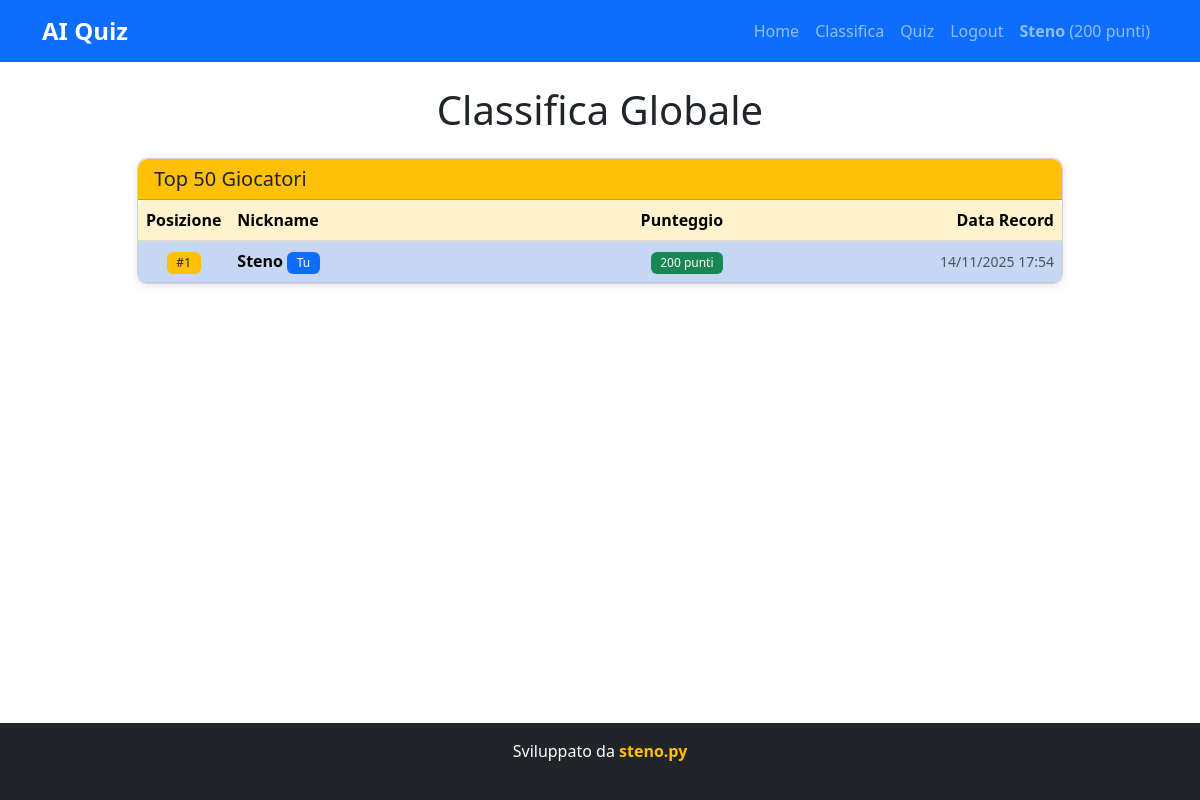
/leaderboard (signed in), run on the app's committed database.
### app/models.py (models this page shows, shortened)
class User(UserMixin, db.Model):
    __tablename__ = 'users'
    id = db.Column(db.Integer, primary_key=True)
    login = db.Column(db.String(80), unique=True, nullable=False, index=True)
    nickname = db.Column(db.String(80), unique=True, nullable=False, index=True)
    password_hash = db.Column(db.String(255), nullable=False)
    total_score = db.Column(db.Integer, default=0, nullable=False)
    record_date = db.Column(db.DateTime, default=datetime.utcnow, nullable=True)
    created_at = db.Column(db.DateTime, default=datetime.utcnow, nullable=False)
    answers = db.relationship('UserAnswer', backref='user', lazy='dynamic', cascade='all, delete-orphan')

### app/main/routes.py (the view)
@main_bp.route('/leaderboard')
def leaderboard():
    top_users = User.query.order_by(User.total_score.desc()).limit(50).all()
    return render_template('leaderboard.html', users=top_users)

### app/__init__.py (called while the page is built)
def create_app(config_class=DevConfig):
    app = Flask(__name__, template_folder='../templates', static_folder='../static')
    app.config.from_object(config_class)
    logger = logging.getLogger(__name__)
    logger.info("Meteo lato frontend: Open-Meteo (nessuna API key richiesta)")
    from app.extensions import db, login_manager
    db.init_app(app)
    login_manager.init_app(app)
    from app.models import User
    @login_manager.user_loader
    def load_user(user_id: str):
        return User.query.get(int(user_id))
    from app.main import main_bp
    app.register_blueprint(main_bp)
    from app.auth import auth_bp
    app.register_blueprint(auth_bp, url_prefix='/auth')
    from app.quiz import quiz_bp
    app.register_blueprint(quiz_bp, url_prefix='/quiz')
    with app.app_context():
        db.create_all()
    return app

### templates/leaderboard.html (shortened to what this page needs)
{% extends "base.html" %}
{% block content %}
<div class="row">
    <div class="col-lg-10 mx-auto">
        <h1 class="text-center mb-4">Classifica Globale</h1>
        {% if users %}
            <div class="card">
                <div class="card-header bg-warning">
                    <h5 class="mb-0">Top 50 Giocatori</h5>
                </div>
                <div class="card-body p-0">
                    <div class="table-responsive">
                        <table class="table table-striped table-hover mb-0">
                            <thead class="table-warning">
                                <tr>
                                    <th class="text-center" style="width: 80px;">Posizione</th>
                                    <th>Nickname</th>
                                    <th class="text-end">Punteggio</th>
                                    <th class="text-end">Data Record</th>
                                </tr>
                            </thead>
                            <tbody>
                                {% for user in users %}
                                    <tr {% if current_user.is_authenticated and user.id == current_user.id %}class="table-primary"{% endif %}>
                                        <td class="text-center">
                                            <strong>
                                                {% if loop.index <= 3 %}
                                                    <span class="badge bg-warning text-dark">#{{ loop.index }}</span>
                                                {% else %}
                                                    {{ loop.index }}
                                                {% endif %}
                                            </strong>
                                        </td>
                                        <td>
                                            <strong>{{ user.nickname }}</strong>
                                            {% if current_user.is_authenticated and user.id == current_user.id %}
                                                <span class="badge bg-primary">Tu</span>
                                            {% endif %}
                                        </td>
                                        <td class="text-end">
                                            <span class="badge bg-success">{{ user.total_score }} punti</span>
                                        </td>
                                        <td class="text-end text-muted">
                                            {% if user.record_date %}
                                                <small>{{ user.record_date.strftime('%d/%m/%Y %H:%M') }}</small>
                                            {% else %}
                                                <small class="text-muted">-</small>
                                            {% endif %}
                                        </td>
                                    </tr>
                                {% endfor %}
                            </tbody>
                        </table>
                    </div>
                </div>
            </div>
        {% endif %}
    </div>
</div>
{% endblock %}

### templates/base.html (shortened to what this page needs)
<!DOCTYPE html>
<html lang="it">
<head>
    <link href="https://cdn.jsdelivr.net/npm/bootstrap@5.3.0/dist/css/bootstrap.min.css" rel="stylesheet">
    <link rel="stylesheet" href="{{ url_for('static', filename='css/style.css') }}">
</head>
<body>
    <nav class="navbar navbar-expand-lg navbar-dark bg-primary">
        <div class="container">
            <a class="navbar-brand" href="{{ url_for('main.home') }}">
                <strong>AI Quiz</strong>
            </a>
            <div class="collapse navbar-collapse" id="navbarNav">
                <ul class="navbar-nav ms-auto">
                    <li class="nav-item">
                        <a class="nav-link" href="{{ url_for('main.home') }}">Home</a>
                    </li>
                    <li class="nav-item">
                        <a class="nav-link" href="{{ url_for('main.leaderboard') }}">Classifica</a>
                    </li>
                    {% if current_user.is_authenticated %}
                        <li class="nav-item">
                            <a class="nav-link" href="{{ url_for('quiz.quiz') }}">Quiz</a>
                        </li>
                        <li class="nav-item">
                            <a class="nav-link" href="{{ url_for('auth.logout') }}">Logout</a>
                        </li>
                        <li class="nav-item">
                            <span class="nav-link">
                                <strong>{{ current_user.nickname }}</strong> ({{ current_user.total_score }} punti)
                            </span>
                        </li>
                    {% endif %}
                </ul>
            </div>
        </div>
    </nav>
    <div class="toast-container position-fixed top-0 end-0 p-3" style="z-index: 9999;">
    </div>
    <main class="container my-4">
        {% block content %}{% endblock %}
    </main>
    <footer class="bg-dark text-white text-center py-3 mt-5">
        <div class="container">
            <p class="mb-0">Sviluppato da <a href="https://stefanonocco.it/" target="_blank" rel="noopener noreferrer" class="text-warning text-decoration-none fw-bold">steno.py</a></p>
            <p class="mb-0 text-muted small">© 2025 Quiz AI in Python</p>
        </div>
    </footer>
</body>
</html>

### static/css/style.css (style rules this page uses)
:root { --primary-color: #0d6efd; --success-color: #198754; --warning-color: #ffc107; --danger-color: #dc3545; --info-color: #0dcaf0; }
body { min-height: 100vh; display: flex; flex-direction: column; }
main { flex: 1; }
.navbar-brand { font-size: 1.5rem; font-weight: bold; }
.card { border-radius: 10px; box-shadow: 0 2px 8px rgba(0, 0, 0, 0.1); transition: transform 0.2s ease-in-out; }
.card-header { border-radius: 10px 10px 0 0 !important; }
.table { border-radius: 8px; overflow: hidden; }
.table thead { font-weight: 600; }
.table-responsive { border-radius: 8px; }
footer { margin-top: auto; }
.badge { padding: 0.4em 0.8em; font-weight: 500; }
.table-primary { background-color: rgba(13, 110, 253, 0.1) !important; }

### data on the page
User: nickname "Steno", total_score "200", shows "Tu", record_date "14/11/2025 17:54"
